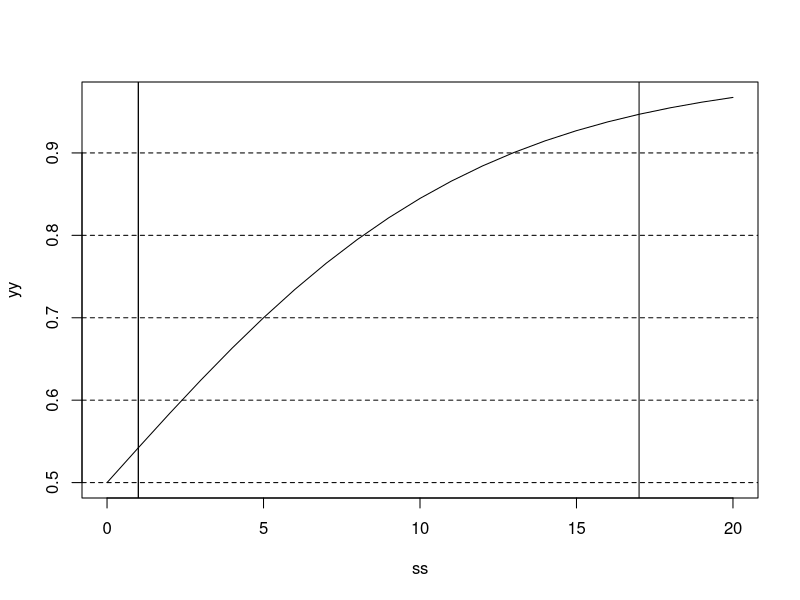

R code for this plot:
dat = read.table("./basketball_scores.txt", sep = ",", header = FALSE)
n = NROW(dat)

# Starting rating for all players
starting_rating = 850

# minimum score
min_score = 600

# like it sounds (involved in calculation of observed and expected scores)
logistic_scale = 5

# For every point_diff rating points that team A is higher
# than team B, team A must score 1 more point to increase
# their rating (involved in calculation of expected score only)
point_diff = 80


# as.character(c(dat[1,1], dat[1,2]))
# as.character(dat[1,1])
# as.character(dat[1,2])

team.A = strsplit(as.character(dat[,1]), " ")
team.B = strsplit(as.character(dat[,2]), " ")

A.score = as.numeric(sapply(team.A, function(x) tail(x, 1)))
B.score = as.numeric(sapply(team.B, function(x) tail(x, 1)))

team.A = lapply(team.A, function(x) x[-length(x)])
team.B = lapply(team.B, function(x) x[-length(x)])

players = c("michael", "tony", "racer", "mickey", "trevor", "austen", "lai", "victor")
scores = matrix(0, n + 1, length(players))
ngames = matrix(0, n + 1, length(players))
nwin = matrix(0, n + 1, length(players))
nloss = matrix(0, n + 1, length(players))
scores[1,] = rep(starting_rating, length(players))
colnames(scores) = players

for (i in 1:n){
    # Carry over the scores
    scores[i+1, ] = scores[i, ]
    scores[i+1, ] = scores[i, ]

    # Carry over number of games
    ngames[i+1, ] = ngames[i, ]
    nwin[i+1, ] = nwin[i, ]
    nloss[i+1, ] = nloss[i, ]

    # Get index for winners and losers
    A.ind = which(players %in% team.A[[i]])
    B.ind = which(players %in% team.B[[i]])

    # Use sum of player scores to determine team score
    R_A = mean(scores[i, A.ind])
    R_B = mean(scores[i, B.ind])

    # Expected score for the winners
    E_A = 1 / (1 + exp((R_B - R_A) / (logistic_scale*point_diff)))

    # Expected score for the losers
    E_B = 1 - E_A
    
    # K-factor (adjusted by number of players on the team)
    K.fac = double(length(players))
    K.fac[c(A.ind, B.ind)] = 48
    for (j in A.ind){
        K.fac[j] = ifelse(scores[i, j] >= 900, 32, K.fac[j])
        K.fac[j] = ifelse(scores[i, j] >= 1200, 16, K.fac[j])
        K.fac[j] = ifelse(scores[i, j] >= 1500, 8, K.fac[j])
        }
    for (j in B.ind){
        K.fac[j] = ifelse(scores[i, j] >= 900, 32, K.fac[j])
        K.fac[j] = ifelse(scores[i, j] >= 1200, 16, K.fac[j])
        K.fac[j] = ifelse(scores[i, j] >= 1500, 8, K.fac[j])
        }

    # Reduce K-factor by size of the team
    K.fac[A.ind] = K.fac[A.ind] / sqrt(length(A.ind))
    K.fac[B.ind] = K.fac[B.ind] / sqrt(length(B.ind))

    # Divide a player's K-factor by 2 when that player has played more than 20 games
    K.fac[A.ind] = K.fac[A.ind] / ifelse(ngames[i, A.ind] > 20, 2, 1)
    K.fac[B.ind] = K.fac[B.ind] / ifelse(ngames[i, B.ind] > 20, 2, 1)

    # Calculate observed as using the score difference (max 10 point diff)
#   S_A = (min(win.score[i] - loss.score[i], 10) + 10) / 20
#   S_B = 1 - S_A
    S_A = 1 / (1 + exp((B.score[i] - A.score[i]) / logistic_scale))
    S_B = 1 - S_A

    # Adjust player scores
    # Team A won or tied (A.score >= B.score), but not by enough (S_A <= E_A),
    # but still don't decrease the score
    if ( (A.score[i] >= B.score[i]) && (S_A <= E_A) )
        K.fac[A.ind] = 0
    # Same for B
    if ( (B.score[i] >= A.score[i]) && (S_B <= E_B) )
        K.fac[B.ind] = 0

    scores[i+1, A.ind] = scores[i, A.ind] + K.fac[A.ind]*(S_A - E_A)
    scores[i+1, B.ind] = scores[i, B.ind] + K.fac[B.ind]*(S_B - E_B)

    # No player's score can drop below 600
    scores[i+1, scores[i+1,] < min_score] = min_score

    ngames[i+1, A.ind] = ngames[i, A.ind] + 1
    ngames[i+1, B.ind] = ngames[i, B.ind] + 1

    if (A.score[i] > B.score[i]){
        nwin[i+1, A.ind] = nwin[i, A.ind] + 1
        nloss[i+1, B.ind] = nloss[i, B.ind] + 1
        }
    if (B.score[i] > A.score[i]){
        nwin[i+1, B.ind] = nwin[i, B.ind] + 1
        nloss[i+1, A.ind] = nloss[i, A.ind] + 1
        }

    }

# Official scores
round(scores)

tail(round(scores), 8)

card = rbind(tail(round(scores), 1), tail(ngames, 1), tail(nwin, 1), tail(nloss, 1))
rownames(card) = c("ELO", "GP", "W", "L")
card = data.frame(card)

# The average score across all players over time (would like to see this increase)
apply(scores, 1, mean)

# Change in player scores over time
apply(scores[,-8], 2, diff)

# For every 20 rank difference, a win by 1 point is considered a draw
1 - (1 / (1 + exp(10 / 4.5)))  # obs
1 - (1 / (1 + exp(200 / (5*20))))   # exp

# 1 - (1 / (1 + exp(d / x)))  = p
# 1-p = (1 / (1 + exp(d / x)))
# 1 / (1-p) =  (1 + exp(d / x))
# 1/(1-p) - 1 =  exp(d / x)
# log(1/(1-p) - 1) = d / x
# x = d / log(1/(1-p)-1)

d = 5
p = 0.7
sc = d / log(1/(1-p)-1)


ss = 0:20
yy = 1 - (1 / (1 + exp(ss / sc)))
plot(ss, yy, type = 'l')
abline(v = ss[which.max(diff(yy) < 0.10) + 1])
abline(v = ss[which.max(diff(yy) < 0.05) + 1])
abline(v = ss[which.max(diff(yy) < 0.01) + 1])
abline(h = seq(0.5, 0.9, by = 0.1), lty = 2)

random.team = function(players, card){
    n = length(players)
    k = choose(n, n/2) / 2    # Number of possible teams

    require(gtools)
    teamA = head(combinations(n, n/2), k)
    teamB = tail(combinations(n, n/2), k)[k:1,]
    rownames(teamB) = NULL

    if (any(apply(cbind(teamA, teamB), 1, function(x) length(unique(x))) != n))
        stop("problem with getting team combinations")

    scA = apply(teamA, 1, function(y) mean(unlist(card[players[y]][1,])))
    scB = apply(teamB, 1, function(y) mean(unlist(card[players[y]][1,])))
    
    dd = abs(scA - scB)
    pp = 1 - (dd - min(dd)) / diff(range(dd))
    pp = pp / sum(pp)

    pick = sample(k, 1, prob = pp)

    return (list("teamA"=players[teamA[pick,]], "ratingA" = round(scA[pick]),
        "teamB"=players[teamB[pick,]], "ratingB" = round(scB[pick])))
    }

random.team(c("mickey", "tony", "racer", "michael", "trevor", "austen"), card)
